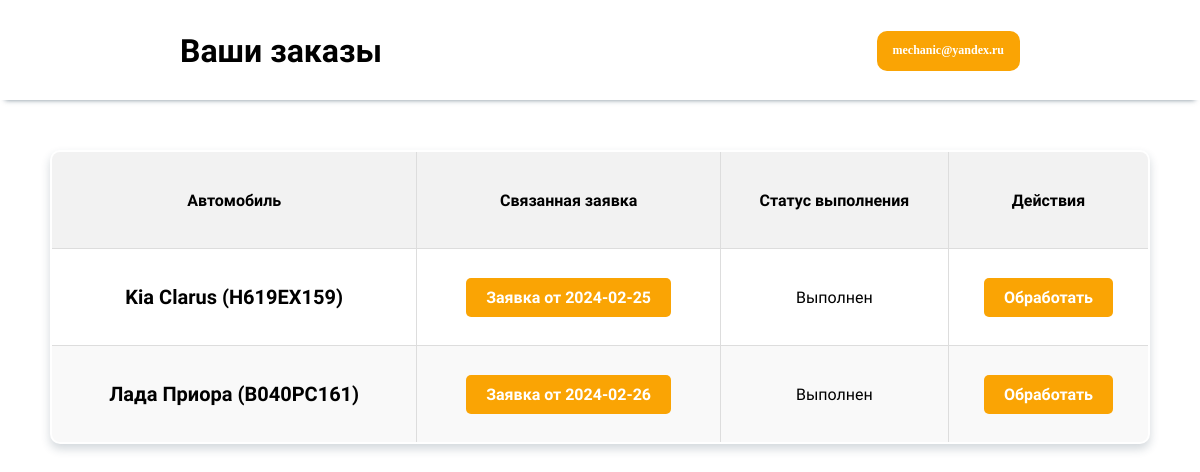
The app's page /profile/all-orders/ (signed in), older data.
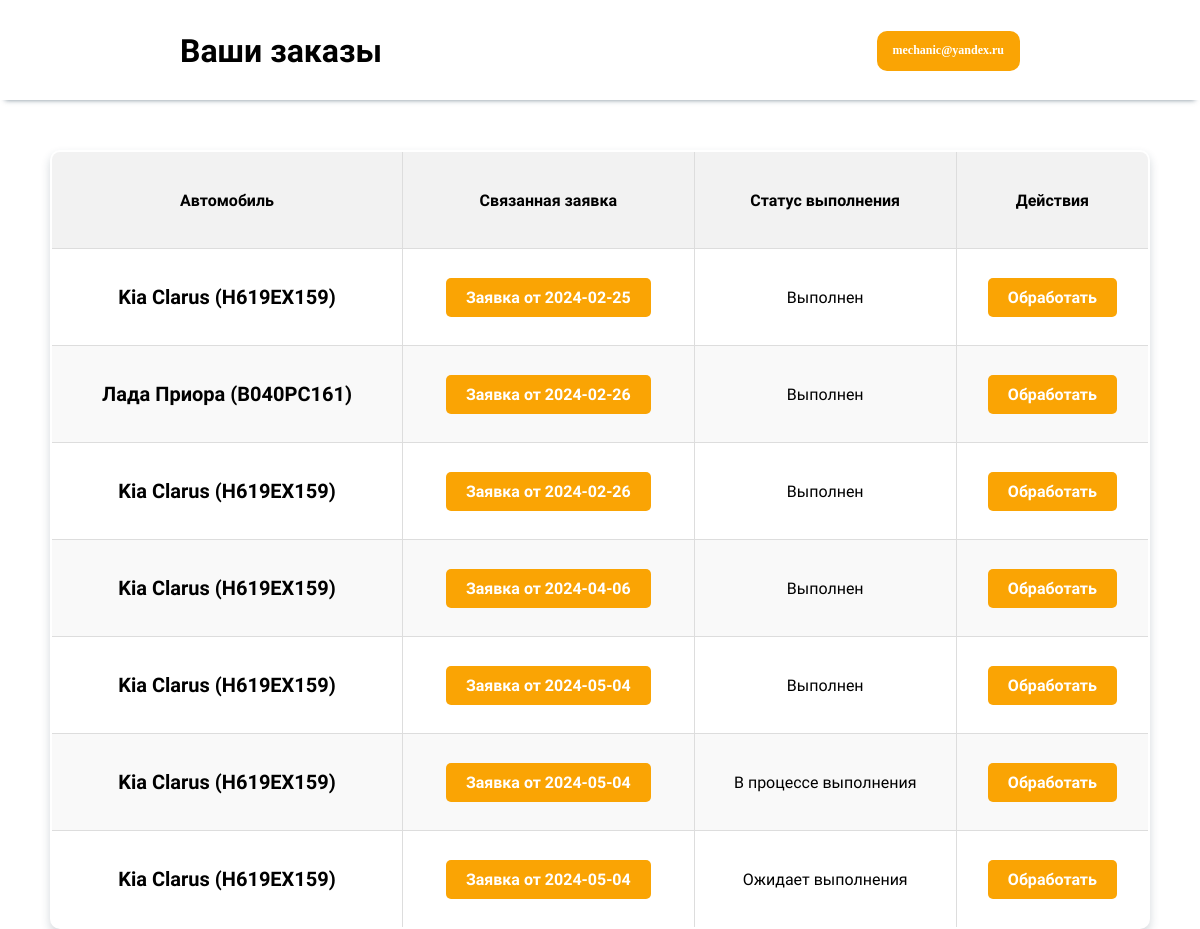
The same page, newer data.
### OrdersApp/models.py (models this page shows, shortened)
class Order(models.Model):
    car = models.ForeignKey(Car, on_delete=models.CASCADE, verbose_name='Автомобиль')
    status_choices = [
        ('PENDING', 'Ожидает выполнения'),
        ('IN_PROGRESS', 'В процессе выполнения'),
        ('COMPLETED', 'Выполнен'),
    ]
    status = models.CharField(max_length=20, choices=status_choices, default='PENDING',
                              verbose_name='Статус выполнения')
    final_cost = models.DecimalField(max_digits=10, decimal_places=2, verbose_name='Конечная стоимость', blank=True,
                                     null=True)
    end_date = models.DateField(verbose_name='Дата окончания выполнения', blank=True, null=True)
    end_time = models.TimeField(verbose_name='Время окончания выполнения', blank=True, null=True)
    appeal = models.ForeignKey('Appeal', on_delete=models.SET_NULL, verbose_name='Заявка', blank=True, null=True)
    name_of_the_responsible_mechanic = models.CharField(max_length=100, null=True)
    class Meta:
        verbose_name = 'Заказ'
        verbose_name_plural = 'Заказы'

class Appeal(models.Model):
    created_at = models.DateTimeField("Дата создания заявки", auto_now_add=True)
    chosen_date = models.DateField("Дата выбранная пользователем")
    chosen_time = models.TimeField("Время выбранное пользователем")
    comment = models.TextField("Комментарий клиента", blank=True)
    car = models.ForeignKey(Car, on_delete=models.CASCADE, verbose_name="Идентификатор авто")
    manager = models.ForeignKey(Manager, on_delete=models.CASCADE, verbose_name="Идентификатор менеджера",
                                blank=True, null=True)
    is_processed = models.BooleanField(default=False)
    class Meta:
        verbose_name = "Заявка"
        verbose_name_plural = "Заявки"

### CarApp/models.py (models this page shows)
class Car(models.Model):
    client = models.ForeignKey(CustomUser, on_delete=models.CASCADE)
    sts = models.CharField("СТС", max_length=100)
    brand = models.CharField("Марка", max_length=100)
    model = models.CharField("Модель", max_length=100)
    body_type = models.CharField("Тип кузова", max_length=100)
    license_plate = models.CharField("Государственный номер", max_length=20)
    color = models.CharField("Цвет", max_length=50)
    vin_number = models.CharField("VIN номер", max_length=100)
    year_of_manufacture = models.PositiveSmallIntegerField("Год выпуска")
    def __str__(self):
        return f"{self.brand} {self.model} ({self.license_plate})"

### OrdersApp/views.py (the view)
# urls.py: path('all-orders/', views.all_orders_view, name='all_orders'),
@login_required
def all_orders_view(request):
    mechanic = get_object_or_404(Mechanic, pk=request.user.pk)
    orders = Order.objects.filter(name_of_the_responsible_mechanic=mechanic.bio)
    return render(request, 'all_orders.html', {'orders': orders})

### OrdersApp/templates/all_orders.html (shortened to what this page needs)
<!DOCTYPE html>
<html lang="en">
<head>
    <link href='https://unpkg.com/boxicons@2.1.4/css/boxicons.min.css' rel='stylesheet'>
</head>
<header>
    <div class="header-content">
        <h1>Ваши заказы</h1>
        <div class="header-buttons">
            <div class="dropdown">
                <button class="dropbtn">
                    {% if user.is_authenticated %}{{ user.username }}{% else %}Личный кабинет{% endif %}</button>
            </div>
        </div>
    </div>
</header>
<body>
<div class="content">
    <table>
        <thead>
        <tr>
            <th>Автомобиль</th>
            <th>Связанная заявка</th>
            <th>Статус выполнения</th>
            <th>Действия</th>
        </tr>
        </thead>
        <tbody>
        {% for order in orders %}
            <tr>
                <td class="auto">{{ order.car }}</td>
                <td>
                    {% if order.appeal %}
                        <div class="tooltip">
                            <a href="#" class="tooltip-link">Заявка от {{ order.appeal.created_at|date:"Y-m-d" }}</a>
                        </div>
                    {% else %}
                        Нет связанной заявки
                    {% endif %}
                </td>
                <td>{{ order.get_status_display }}</td>
                <td><a href="{% url 'order_details' order.id %}">Обработать</a></td>
            </tr>
        {% endfor %}
        </tbody>
    </table>
</div>
</body>
</html>

Row changes from the older to the newer data that the page shows:
added Order: car "Kia Clarus (Н619ЕХ159)", appeal.created_at "2024-02-26", status "Выполнен"
added Order: car "Kia Clarus (Н619ЕХ159)", appeal.created_at "2024-04-06", status "Выполнен"
added Order: car "Kia Clarus (Н619ЕХ159)", appeal.created_at "2024-05-04", status "Выполнен"
added Order: car "Kia Clarus (Н619ЕХ159)", appeal.created_at "2024-05-04", status "В процессе выполнения"
added Order: car "Kia Clarus (Н619ЕХ159)", appeal.created_at "2024-05-04", status "Ожидает выполнения"
